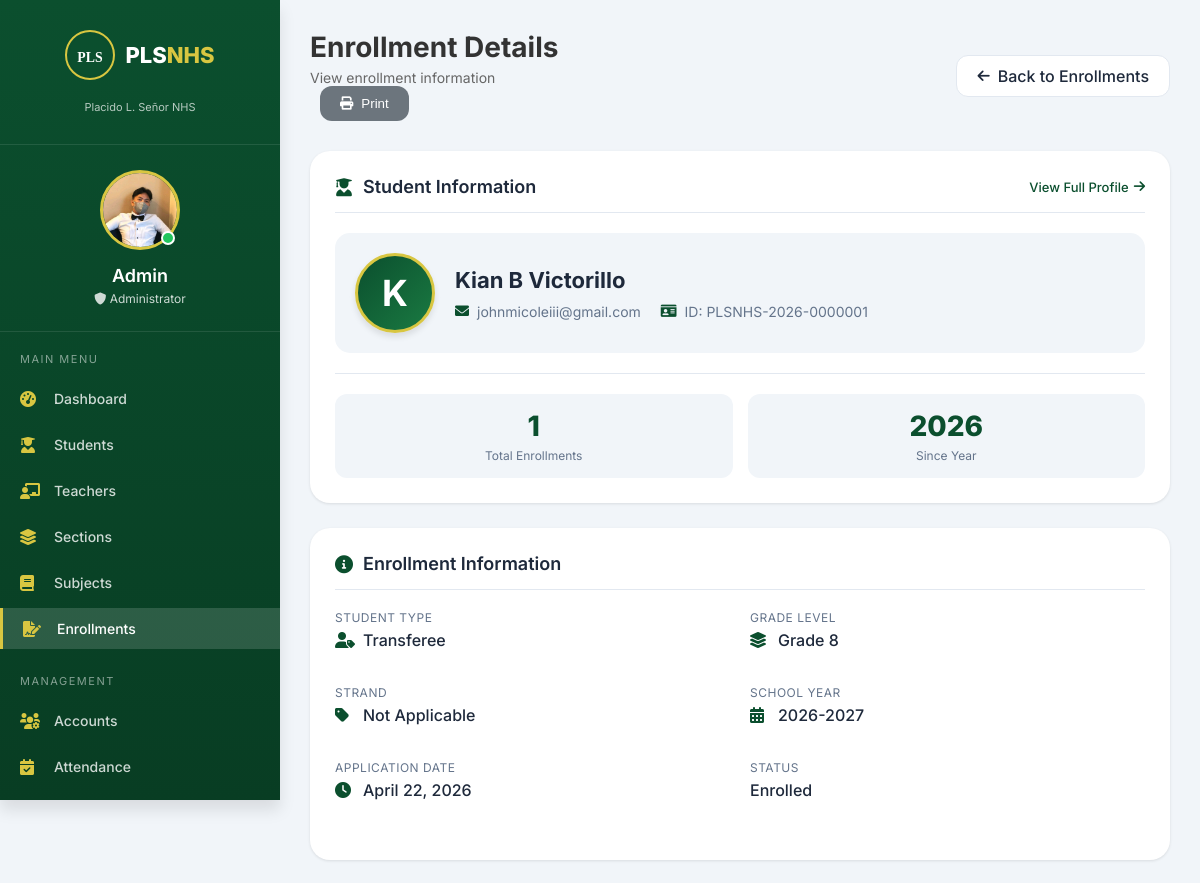
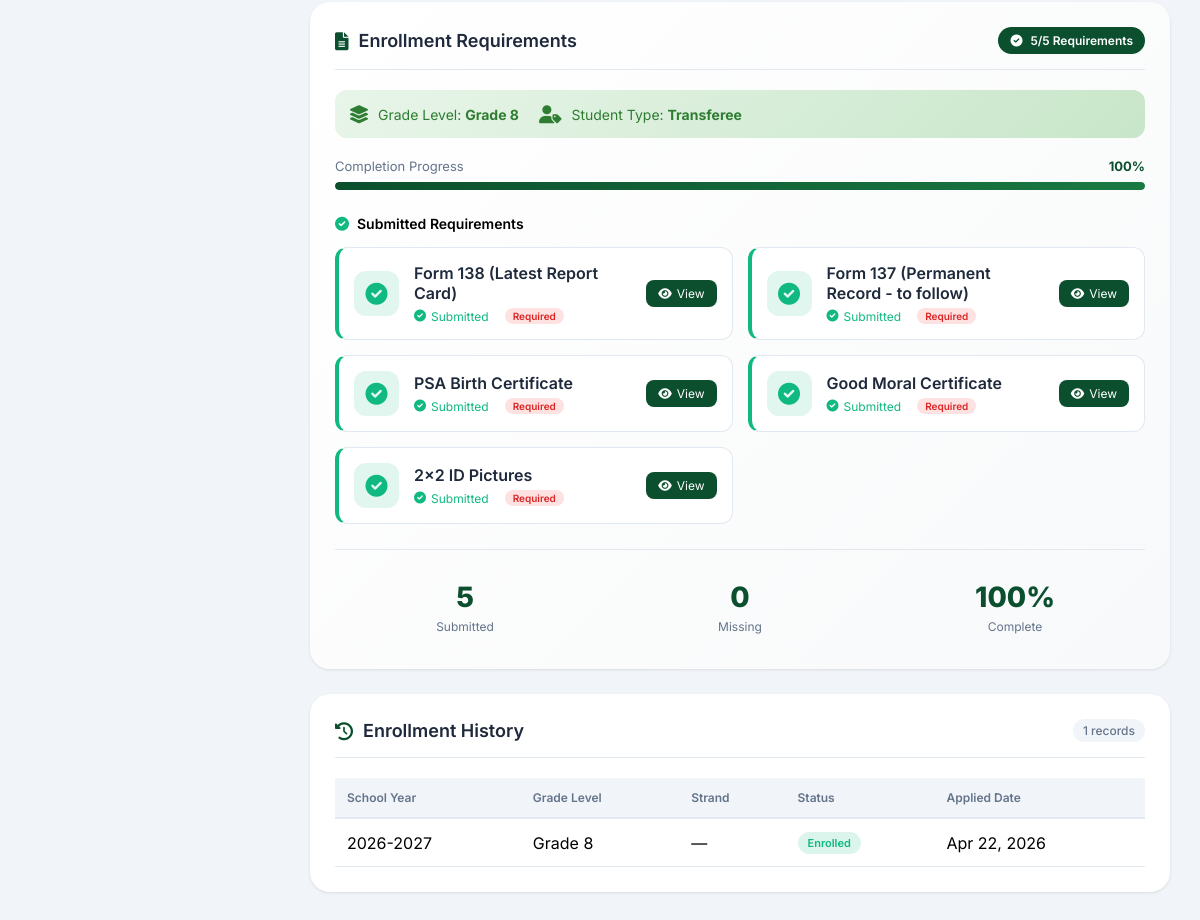
Screenshot of /admin/view_enrollment.php?id=22 (signed in) with the database file from the repository (2 pictures, top to bottom).
### tables this page shows
CREATE TABLE `users` (
  `id` int(11) NOT NULL,
  `id_number` varchar(50) DEFAULT NULL,
  `firstname` varchar(100) DEFAULT NULL,
  `middlename` varchar(50) DEFAULT NULL,
  `lastname` varchar(100) DEFAULT NULL,
  `birthdate` date DEFAULT NULL,
  `gender` enum('Male','Female','Other') DEFAULT NULL,
  `fullname` varchar(100) DEFAULT NULL,
  `email` varchar(100) DEFAULT NULL,
  `phone` varchar(20) DEFAULT NULL,
  `password` varchar(255) DEFAULT NULL,
  `role` enum('Admin','Registrar','Teacher','Student') DEFAULT NULL,
  `status` enum('pending','approved','rejected') NOT NULL DEFAULT 'pending',
  `two_factor_enabled` tinyint(1) NOT NULL DEFAULT 0,
  `two_factor_last_used` timestamp NULL DEFAULT NULL,
  `two_factor_verified` tinyint(1) NOT NULL DEFAULT 0,
  `last_password_change` timestamp NULL DEFAULT NULL,
  `approved_by` int(11) DEFAULT NULL,
  `approved_at` timestamp NULL DEFAULT NULL,
  `rejection_reason` text DEFAULT NULL,
  `created_at` timestamp NOT NULL DEFAULT current_timestamp(),
  `profile_picture` varchar(255) DEFAULT NULL,
  `verification_code` varchar(10) DEFAULT NULL,
  `verification_expires` datetime DEFAULT NULL,
  `email_verified` tinyint(1) DEFAULT 0,
  `reset_code` varchar(10) DEFAULT NULL,
  `reset_code_expires` datetime DEFAULT NULL,
  `pending_email` varchar(255) DEFAULT NULL,
  `pending_email_code` varchar(10) DEFAULT NULL,
  `pending_email_expires` datetime DEFAULT NULL
);

CREATE TABLE `enrollments` (
  `id` int(11) NOT NULL,
  `student_id` int(11) NOT NULL,
  `grade_id` int(11) NOT NULL,
  `section_id` int(11) DEFAULT NULL,
  `school_year` varchar(20) NOT NULL,
  `status` enum('Pending','Enrolled','Rejected') DEFAULT 'Pending',
  `strand` varchar(50) DEFAULT NULL,
  `form_138` varchar(255) DEFAULT NULL,
  `created_at` timestamp NOT NULL DEFAULT current_timestamp(),
  `good_moral` varchar(255) DEFAULT NULL,
  `psa_birth` varchar(255) DEFAULT NULL,
  `student_type` enum('new','continuing','transferee') DEFAULT 'new',
  `form_137` varchar(255) DEFAULT NULL,
  `psa_birth_cert` varchar(255) DEFAULT NULL,
  `good_moral_cert` varchar(255) DEFAULT NULL,
  `certificate_of_completion` varchar(255) DEFAULT NULL,
  `id_pictures` varchar(255) DEFAULT NULL,
  `medical_cert` varchar(255) DEFAULT NULL,
  `entrance_exam_result` varchar(255) DEFAULT NULL,
  `other_documents` text DEFAULT NULL
);

CREATE TABLE `grade_levels` (
  `id` int(11) NOT NULL,
  `grade_name` varchar(20) DEFAULT NULL
);

CREATE TABLE `enrollment_requirements` (
  `id` int(11) NOT NULL,
  `grade_level` varchar(20) NOT NULL,
  `student_type` enum('new','continuing','transferee') NOT NULL,
  `requirement_name` varchar(100) NOT NULL,
  `is_required` tinyint(1) DEFAULT 1,
  `can_be_followed` tinyint(1) DEFAULT 0,
  `display_order` int(11) DEFAULT 0
);

### admin/view_enrollment.php (the view, shortened to what the rows shown need)
<?php
include("../config/database.php");
$admin_name = $_SESSION['user']['fullname'];
$admin_id = $_SESSION['user']['id'];
$admin_stmt = $conn->prepare("SELECT profile_picture FROM users WHERE id = ?");
$admin_stmt->execute([$admin_id]);
$admin_data = $admin_stmt->fetch(PDO::FETCH_ASSOC);
$profile_picture = $admin_data['profile_picture'] ?? null;
$enrollment_id = $_GET['id'];
$query = "
    SELECT
        e.*,
        u.id as student_id,
        u.fullname,
        u.email,
        u.id_number,
        u.profile_picture as student_profile_pic,
        u.created_at as student_created_at,
        g.grade_name,
        g.id as grade_id
    FROM enrollments e
    LEFT JOIN users u ON e.student_id = u.id
    LEFT JOIN grade_levels g ON e.grade_id = g.id
    WHERE e.id = ?
";
$stmt = $conn->prepare($query);
$stmt->execute([$enrollment_id]);
$enrollment = $stmt->fetch(PDO::FETCH_ASSOC);
$history_query = "
    SELECT e.*, g.grade_name
    FROM enrollments e
    LEFT JOIN grade_levels g ON e.grade_id = g.id
    WHERE e.student_id = ?
    ORDER BY e.created_at DESC
";
$stmt = $conn->prepare($history_query);
$stmt->execute([$enrollment['student_id']]);
$history = $stmt->fetchAll(PDO::FETCH_ASSOC);
$grade_level = $enrollment['grade_name'];
$student_type = $enrollment['student_type'];
$requirements_query = "
    SELECT * FROM enrollment_requirements
    WHERE grade_level = ? AND student_type = ?
    ORDER BY display_order
";
$stmt = $conn->prepare($requirements_query);
$stmt->execute([$grade_level, $student_type]);
$requirements_list = $stmt->fetchAll(PDO::FETCH_ASSOC);
$requirement_field_map = [
    'Form 138' => 'form_138',
    'Form 138 (Grade 6 Report Card)' => 'form_138',
    'Form 138 (Previous Grade Report Card)' => 'form_138',
    'Form 138 (Latest Report Card)' => 'form_138',
    'Form 138 (Grade 10 Report Card)' => 'form_138',
    'Form 138 (Grade 11 Report Card)' => 'form_138',
    'Certificate of Completion' => 'certificate_of_completion',
    'Certificate of Completion (Elementary)' => 'certificate_of_completion',
    'Certificate of Completion (Junior High)' => 'certificate_of_completion',
    'PSA Birth Certificate' => 'psa_birth_cert',
    '2x2 ID Pictures' => 'id_pictures',
    'Good Moral Certificate' => 'good_moral_cert',
    'Medical/Dental Certificate' => 'medical_cert',
    'Medical Certificate' => 'medical_cert',
    'Entrance Exam Result' => 'entrance_exam_result',
    'Entrance Exam / Interview Result' => 'entrance_exam_result',
    'Entrance Exam / Screening Result' => 'entrance_exam_result',
    'Form 137' => 'form_137',
    'Form 137 (Permanent Record - to follow)' => 'form_137',
    'Form 137 (Permanent Record)' => 'form_137',
    'SHS Enrollment Form (Track/Strand Selection)' => 'strand_form'
];
$submitted_requirements = [];
$missing_requirements = [];
foreach($requirements_list as $req) {
    $req_name = $req['requirement_name'];
    $field_name = null;
    foreach($requirement_field_map as $key => $field) {
        if(strpos($req_name, $key) !== false || $key == $req_name) {
            $field_name = $field;
            break;
        }
    }
    $is_submitted = false;
    $file_path = null;
    if($field_name && !empty($enrollment[$field_name])) {
        $is_submitted = true;
        $file_path = $enrollment[$field_name];
    }
    $requirement_data = [
        'id' => $req['id'],
        'name' => $req_name,
        'is_required' => $req['is_required'],
        'can_be_followed' => $req['can_be_followed'],
        'display_order' => $req['display_order'],
        'field_name' => $field_name,
        'is_submitted' => $is_submitted,
        'file_path' => $file_path
    ];
    if($is_submitted) {
        $submitted_requirements[] = $requirement_data;
    } else {
        $missing_requirements[] = $requirement_data;
    }
}
?>
<!DOCTYPE html>
<html lang="en">
<head>
    <link rel="stylesheet" href="https://cdnjs.cloudflare.com/ajax/libs/font-awesome/6.0.0/css/all.min.css">
    <link rel="stylesheet" href="css/base.css">
    <link rel="stylesheet" href="css/view_enrollment.css">
</head>
<body>
    <aside class="sidebar" id="sidebar">
        <div class="admin-profile">
            <div class="admin-avatar">
                <?php if($profile_picture && file_exists("../" . $profile_picture)): ?>
                    <img src="../<?php echo $profile_picture; ?>" alt="Profile">
                <?php else: ?>
                    <div class="avatar-initial"><?php echo strtoupper(substr($admin_name, 0, 1)); ?></div>
                <?php endif; ?>
                <div class="online-dot"></div>
            </div>
        </div>
    </aside>
    <main class="main-content">
        <div class="page-header">
            <div>
                <h1>Enrollment Details</h1>
            </div>
        </div>
        <div class="detail-card">
            <div class="student-info">
                <?php if($enrollment['student_profile_pic'] && file_exists("../" . $enrollment['student_profile_pic'])): ?>
                    <div class="student-avatar-large-img">
                        <img src="../<?php echo $enrollment['student_profile_pic']; ?>?t=<?php echo time(); ?>" alt="Profile">
                    </div>
                <?php else: ?>
                    <div class="student-avatar-large">
                        <?php echo strtoupper(substr($enrollment['fullname'], 0, 1)); ?>
                    </div>
                <?php endif; ?>
                <div class="student-details">
                    <h3><?php echo htmlspecialchars($enrollment['fullname']); ?></h3>
                    <div class="student-meta">
                        <span><i class="fas fa-envelope"></i> <?php echo htmlspecialchars($enrollment['email']); ?></span>
                        <span><i class="fas fa-id-card"></i> ID: <?php echo $enrollment['id_number'] ?? 'Not assigned'; ?></span>
                    </div>
                </div>
            </div>
            <div class="stats-mini-grid">
                <div class="stat-mini-card">
                    <div class="stat-mini-number"><?php echo date('Y', strtotime($enrollment['student_created_at'])); ?></div>
                    <div class="stat-mini-label">Since Year</div>
                </div>
            </div>
        </div>
        <div class="detail-card">
            <div class="info-grid">
                <div class="info-item">
                    <div class="info-label">Student Type</div>
                    <div class="info-value">
                        <i class="fas fa-user-tag"></i>
                        <?php echo ucfirst($enrollment['student_type']); ?>
                    </div>
                </div>
                <div class="info-item">
                    <div class="info-label">Grade Level</div>
                    <div class="info-value">
                        <i class="fas fa-layer-group"></i>
                        <?php echo htmlspecialchars($enrollment['grade_name']); ?>
                    </div>
                </div>
                <div class="info-item">
                    <div class="info-label">Strand</div>
                    <div class="info-value">
                        <i class="fas fa-tag"></i>
                        <?php echo $enrollment['strand'] ?: 'Not Applicable'; ?>
                    </div>
                </div>
                <div class="info-item">
                    <div class="info-label">School Year</div>
                    <div class="info-value">
                        <i class="fas fa-calendar-alt"></i>
                        <?php echo htmlspecialchars($enrollment['school_year']); ?>
                    </div>
                </div>
                <div class="info-item">
                    <div class="info-label">Application Date</div>
                    <div class="info-value">
                        <i class="fas fa-clock"></i>
                        <?php echo date('F d, Y', strtotime($enrollment['created_at'])); ?>
                    </div>
                </div>
                <div class="info-item">
                    <div class="info-value">
                        <span class="status-badge-small status-<?php echo strtolower($enrollment['status']); ?>">
                            <?php echo $enrollment['status']; ?>
                        </span>
                    </div>
                </div>
            </div>
        </div>
        <div class="detail-card requirements-card">
            <div class="requirements-info-banner">
                <div class="info-banner-item">
                    <span>Grade Level: <strong><?php echo htmlspecialchars($grade_level); ?></strong></span>
                </div>
                <div class="info-banner-item">
                    <span>Student Type: <strong><?php echo ucfirst($student_type); ?></strong></span>
                </div>
            </div>
            <?php if(count($submitted_requirements) > 0): ?>
                <div class="requirements-grid submitted-grid">
                    <div class="requirements-list">
                        <?php foreach($submitted_requirements as $req): ?>
                            <div class="requirement-item submitted" data-key="<?php echo $req['id']; ?>">
                                <div class="requirement-icon" style="background: #10b98120;">
                                    <i class="fas fa-check-circle" style="color: #10b981;"></i>
                                </div>
                                <div class="requirement-info">
                                    <div class="requirement-name"><?php echo htmlspecialchars($req['name']); ?></div>
                                    <div class="requirement-status">
                                        <span class="status-badge-submitted">
                                            <i class="fas fa-check-circle"></i> Submitted
                                        </span>
                                        <?php if($req['is_required']): ?>
                                            <span class="requirement-badge badge-required">Required</span>
                                        <?php else: ?>
                                            <span class="requirement-badge badge-optional">Optional</span>
                                        <?php endif; ?>
                                    </div>
                                </div>
                                <?php if($req['file_path']): ?>
                                    <div class="requirement-actions">
                                        <a href="../<?php echo $req['file_path']; ?>" target="_blank" class="btn-view-file">
                                            <i class="fas fa-eye"></i> View
                                        </a>
                                    </div>
                                <?php endif; ?>
                            </div>
                        <?php endforeach; ?>
                    </div>
                </div>
            <?php endif; ?>
        </div>
        <div class="detail-card">
            <div class="card-header">
                <h3><i class="fas fa-history"></i> Enrollment History</h3>
                <span class="badge-count"><?php echo count($history); ?> records</span>
            </div>
            <?php if(count($history) > 0): ?>
                <div class="table-container">
                    <table class="data-table history-table">
                        <thead>
                            <tr>
                                <th>School Year</th>
                                <th>Grade Level</th>
                                <th>Strand</th>
                                <th>Status</th>
                                <th>Applied Date</th>
                            </tr>
                        </thead>
                        <tbody>
                            <?php foreach($history as $row): ?>
                                <tr>
                                    <td><?php echo htmlspecialchars($row['school_year']); ?></td>
                                    <td><?php echo htmlspecialchars($row['grade_name']); ?></td>
                                    <td><?php echo $row['strand'] ?: '—'; ?></td>
                                    <td>
                                        <span class="badge badge-<?php echo strtolower($row['status']); ?>">
                                            <?php echo $row['status']; ?>
                                        </span>
                                    </div>
                                    <td><?php echo date('M d, Y', strtotime($row['created_at'])); ?></div>
                            <?php endforeach; ?>
            <?php endif; ?>
    </main>
</body>
</html>

### rows the page displays
users: profile_picture (picture)
enrollments: student.fullname "K", student.fullname "Kian B Victorillo", student.email "johnmicoleiii@gmail.com", student.id_number "PLSNHS-2026-0000001", student.created_at "2026", student_type "Transferee", grade.grade_name "Grade 8", strand "Not Applicable", school_year "2026-2027", created_at "April 22, 2026", status "Enrolled", strand "—", created_at "Apr 22, 2026"
enrollment_requirements: requirement_name "Form 138 (Latest Report Card)", is_required "Required"
enrollment_requirements: requirement_name "Form 137 (Permanent Record - to follow)", is_required "Required"
enrollment_requirements: requirement_name "PSA Birth Certificate", is_required "Required"
enrollment_requirements: requirement_name "Good Moral Certificate", is_required "Required"
enrollment_requirements: requirement_name "2x2 ID Pictures", is_required "Required"

### other values shown
explode(' ', $admin_name)[0] "Admin"
$total_enrollments "1"
$submitted_count "5"
$total_requirements "5"
$completion_percentage "100"
count($missing_requirements) "0"
count($history) "1"
